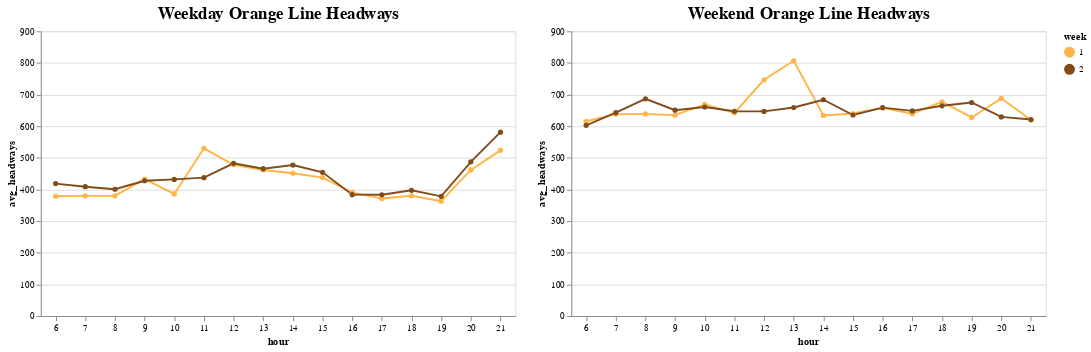

The cell this chart's notebook holds for it:
### Code cell
input_radio = alt.binding_radio(name='Weeks: ', options=[None, 1, 2], labels=['Both', '1', '2'])
radio = alt.param(name='radio', bind=input_radio, value=None)
scale = alt.Scale(domain=[1, 2], range=["#ffb546", "#814c1b"])

weekday = alt.Chart(wd_headways).mark_line(point=True).encode(
    x = alt.X('hour:O', axis=alt.Axis(labelAngle=0)),
    y = alt.Y('avg_headways:Q', scale=alt.Scale(domain=[0, 900])),
    color = alt.condition((alt.datum.week == radio) | (radio == None), alt.Color('week:N', scale=scale), alt.value('grey')),
    opacity = alt.condition((alt.datum.week == radio) | (radio == None), alt.value(1), alt.value(0.1)),
    tooltip=['week:N', 'hour:O', 'avg_headways:Q', 'num_trips:Q']
).add_params(
    radio
).properties(
    width = 500,
    height = 300,
    title = 'Weekday Orange Line Headways'
)

weekend = alt.Chart(we_headways).mark_line(point=True).encode(
    x = alt.X('hour:O', axis=alt.Axis(labelAngle=0)),
    y = alt.Y('avg_headways:Q', scale=alt.Scale(domain=[0, 900])),
    color = alt.condition((alt.datum.week == radio) | (radio == None), alt.Color('week:N', scale=scale), alt.value('grey')),
    opacity = alt.condition((alt.datum.week == radio) | (radio == None), alt.value(1), alt.value(0.1)),
    tooltip=['week:N', 'hour:O', 'avg_headways:Q', 'num_trips:Q']
).add_params(
    radio
).properties(
    width = 500,
    height = 300,
    title = 'Weekend Orange Line Headways'
)

(weekday | weekend).configure(
    font='Segoe UI',             # match Matplotlib
    title={'font': 'Segoe UI', 'fontSize': 18},
    axis={
        'labelFont': 'Segoe UI',
        'titleFont': 'Segoe UI'
    },
    legend={
        'labelFont': 'Segoe UI',
        'titleFont': 'Segoe UI'
    }
)

### Figure 1 — Vega-Lite specification as saved in the notebook (floating-point values rounded to 4 significant figures)
{"config": {"view": {"continuousWidth": 300, "continuousHeight": 300}, "axis": {"labelFont": "Segoe UI", "titleFont": "Segoe UI"}, "font": "Segoe UI", "legend": {"labelFont": "Segoe UI", "titleFont": "Segoe UI"}, "title": {"font": "Segoe UI", "fontSize": 18}}, "hconcat": [{"data": {"name": "data-590bb0124520f4a01b6de43d436970a5"}, "mark": {"type": "line", "point": true}, "encoding": {"color": {"condition": {"test": "((datum.week === radio) || (radio === null))", "field": "week", "scale": {"domain": [1, 2], "range": ["#ffb546", "#814c1b"]}, "type": "nominal"}, "value": "grey"}, "opacity": {"condition": {"test": "((datum.week === radio) || (radio === null))", "value": 1}, "value": 0.1}, "tooltip": [{"field": "week", "type": "nominal"}, {"field": "hour", "type": "ordinal"}, {"field": "avg_headways", "type": "quantitative"}, {"field": "num_trips", "type": "quantitative"}], "x": {"axis": {"labelAngle": 0}, "field": "hour", "type": "ordinal"}, "y": {"field": "avg_headways", "scale": {"domain": [0, 900]}, "type": "quantitative"}}, "height": 300, "title": "Weekday Orange Line Headways", "width": 500}, {"data": {"name": "data-37f5f7d1bb8a0d172e96c814b59979dd"}, "mark": {"type": "line", "point": true}, "encoding": {"color": {"condition": {"test": "((datum.week === radio) || (radio === null))", "field": "week", "scale": {"domain": [1, 2], "range": ["#ffb546", "#814c1b"]}, "type": "nominal"}, "value": "grey"}, "opacity": {"condition": {"test": "((datum.week === radio) || (radio === null))", "value": 1}, "value": 0.1}, "tooltip": [{"field": "week", "type": "nominal"}, {"field": "hour", "type": "ordinal"}, {"field": "avg_headways", "type": "quantitative"}, {"field": "num_trips", "type": "quantitative"}], "x": {"axis": {"labelAngle": 0}, "field": "hour", "type": "ordinal"}, "y": {"field": "avg_headways", "scale": {"domain": [0, 900]}, "type": "quantitative"}}, "height": 300, "title": "Weekend Orange Line Headways", "width": 500}], "params": [{"name": "radio", "bind": {"input": "radio", "options": [null, 1, 2], "labels": ["Both", "1", "2"], "name": "Weeks: "}, "value": null}], "$schema": "https://vega.github.io/schema/vega-lite/v5.20.1.json", "datasets": {"data-590bb0124520f4a01b6de43d436970a5": [{"week": 1, "hour": 6, "avg_headways": 378.6, "num_trips": 860}, {"week": 1, "hour": 7, "avg_headways": 379.9, "num_trips": 850}, {"week": 1, "hour": 8, "avg_headways": 379.8, "num_trips": 837}, {"week": 1, "hour": 9, "avg_headways": 432.9, "num_trips": 749}, {"week": 1, "hour": 10, "avg_headways": 385.8, "num_trips": 822}, {"week": 1, "hour": 11, "avg_headways": 530.0, "num_trips": 623}, {"week": 1, "hour": 12, "avg_headways": 478.1, "num_trips": 677}, {"week": 1, "hour": 13, "avg_headways": 461.7, "num_trips": 704}, {"week": 1, "hour": 14, "avg_headways": 451.4, "num_trips": 717}, {"week": 1, "hour": 15, "avg_headways": 437.5, "num_trips": 746}, {"week": 1, "hour": 16, "avg_headways": 390.7, "num_trips": 832}, {"week": 1, "hour": 17, "avg_headways": 371.3, "num_trips": 882}, {"week": 1, "hour": 18, "avg_headways": 380.2, "num_trips": 848}, {"week": 1, "hour": 19, "avg_headways": 363.2, "num_trips": 883}, {"week": 1, "hour": 20, "avg_headways": 462.0, "num_trips": 697}, {"week": 1, "hour": 21, "avg_headways": 523.8, "num_trips": 609}, {"week": 2, "hour": 6, "avg_headways": 418.6, "num_trips": 784}, {"week": 2, "hour": 7, "avg_headways": 408.8, "num_trips": 791}, {"week": 2, "hour": 8, "avg_headways": 400.8, "num_trips": 810}, {"week": 2, "hour": 9, "avg_headways": 427.7, "num_trips": 757}, {"week": 2, "hour": 10, "avg_headways": 431.8, "num_trips": 741}, {"week": 2, "hour": 11, "avg_headways": 437.3, "num_trips": 751}, {"week": 2, "hour": 12, "avg_headways": 482.7, "num_trips": 676}, {"week": 2, "hour": 13, "avg_headways": 465.8, "num_trips": 692}, {"week": 2, "hour": 14, "avg_headways": 477.2, "num_trips": 675}, {"week": 2, "hour": 15, "avg_headways": 454.2, "num_trips": 725}, {"week": 2, "hour": 16, "avg_headways": 383.6, "num_trips": 852}, {"week": 2, "hour": 17, "avg_headways": 383.4, "num_trips": 849}, {"week": 2, "hour": 18, "avg_headways": 397.5, "num_trips": 796}, {"week": 2, "hour": 19, "avg_headways": 378.4, "num_trips": 872}, {"week": 2, "hour": 20, "avg_headways": 487.4, "num_trips": 644}, {"week": 2, "hour": 21, "avg_headways": 581.1, "num_trips": 545}], "data-37f5f7d1bb8a0d172e96c814b59979dd": [{"week": 1, "hour": 6, "avg_headways": 615.7, "num_trips": 176}, {"week": 1, "hour": 7, "avg_headways": 638.1, "num_trips": 203}, {"week": 1, "hour": 8, "avg_headways": 638.8, "num_trips": 203}, {"week": 1, "hour": 9, "avg_headways": 635.0, "num_trips": 207}, {"week": 1, "hour": 10, "avg_headways": 668.9, "num_trips": 192}, {"week": 1, "hour": 11, "avg_headways": 642.3, "num_trips": 200}, {"week": 1, "hour": 12, "avg_headways": 746.8, "num_trips": 171}, {"week": 1, "hour": 13, "avg_headways": 806.9, "num_trips": 164}, {"week": 1, "hour": 14, "avg_headways": 634.0, "num_trips": 205}, {"week": 1, "hour": 15, "avg_headways": 640.3, "num_trips": 202}, {"week": 1, "hour": 16, "avg_headways": 658.4, "num_trips": 195}, {"week": 1, "hour": 17, "avg_headways": 639.7, "num_trips": 206}, {"week": 1, "hour": 18, "avg_headways": 677.0, "num_trips": 189}, {"week": 1, "hour": 19, "avg_headways": 627.7, "num_trips": 201}, {"week": 1, "hour": 20, "avg_headways": 688.1, "num_trips": 194}, {"week": 1, "hour": 21, "avg_headways": 619.7, "num_trips": 207}, {"week": 2, "hour": 6, "avg_headways": 602.7, "num_trips": 191}, {"week": 2, "hour": 7, "avg_headways": 642.7, "num_trips": 203}, {"week": 2, "hour": 8, "avg_headways": 686.5, "num_trips": 187}, {"week": 2, "hour": 9, "avg_headways": 650.8, "num_trips": 201}, {"week": 2, "hour": 10, "avg_headways": 660.7, "num_trips": 197}, {"week": 2, "hour": 11, "avg_headways": 647.4, "num_trips": 200}, {"week": 2, "hour": 12, "avg_headways": 646.8, "num_trips": 195}, {"week": 2, "hour": 13, "avg_headways": 659.1, "num_trips": 197}, {"week": 2, "hour": 14, "avg_headways": 683.7, "num_trips": 193}, {"week": 2, "hour": 15, "avg_headways": 635.4, "num_trips": 202}, {"week": 2, "hour": 16, "avg_headways": 658.7, "num_trips": 198}, {"week": 2, "hour": 17, "avg_headways": 648.5, "num_trips": 201}, {"week": 2, "hour": 18, "avg_headways": 664.5, "num_trips": 194}, {"week": 2, "hour": 19, "avg_headways": 675.0, "num_trips": 192}, {"week": 2, "hour": 20, "avg_headways": 629.5, "num_trips": 205}, {"week": 2, "hour": 21, "avg_headways": 621.1, "num_trips": 210}]}}
